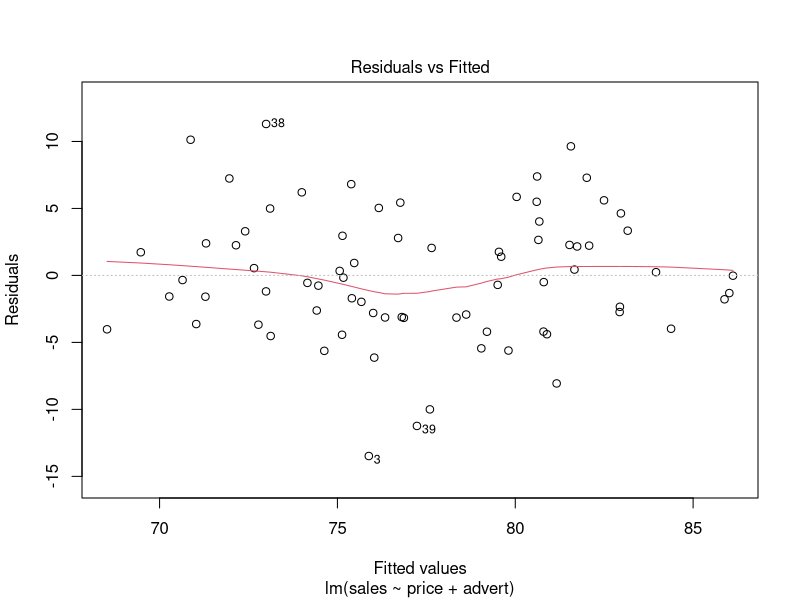
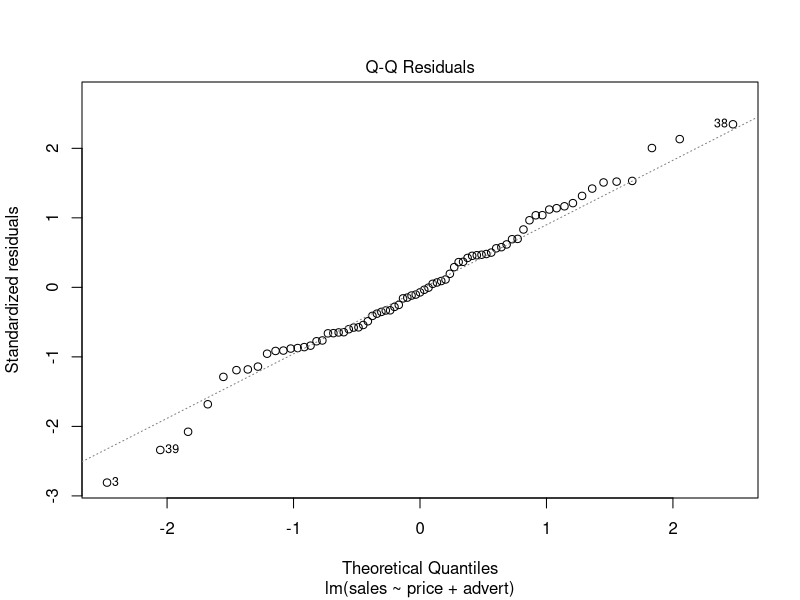
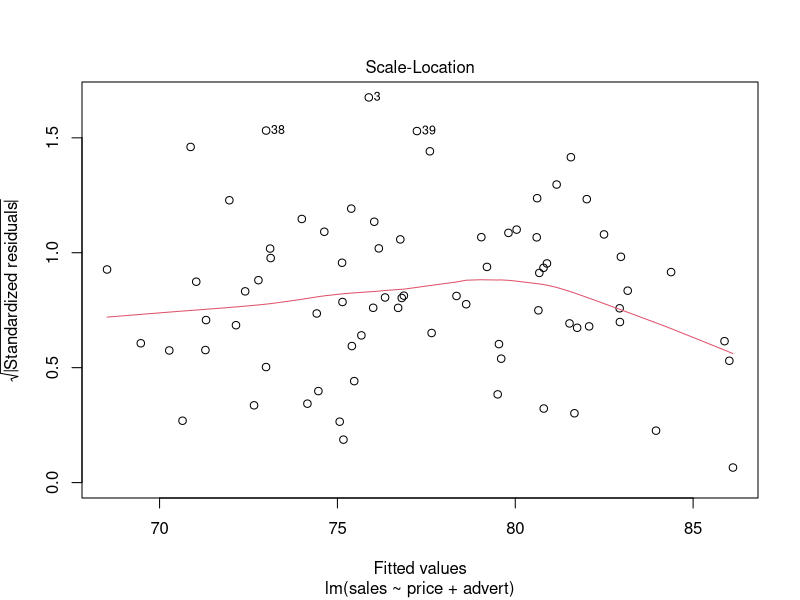
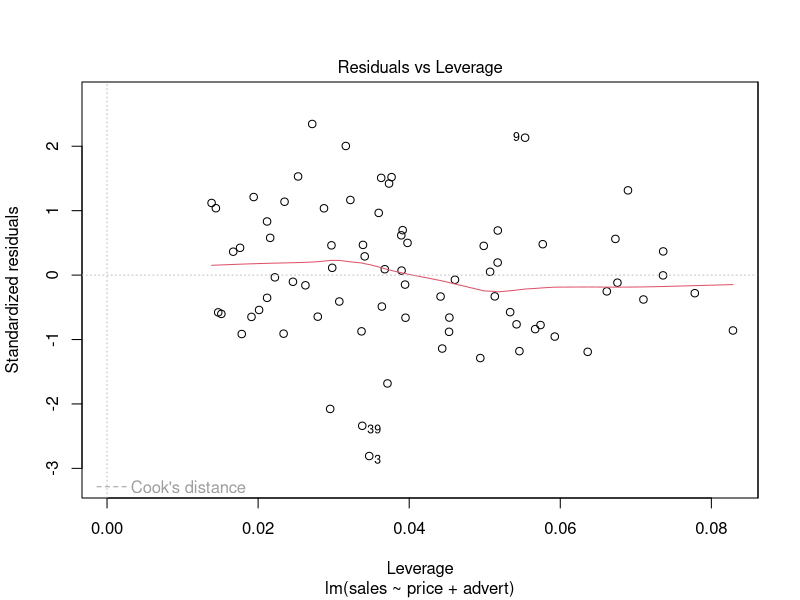
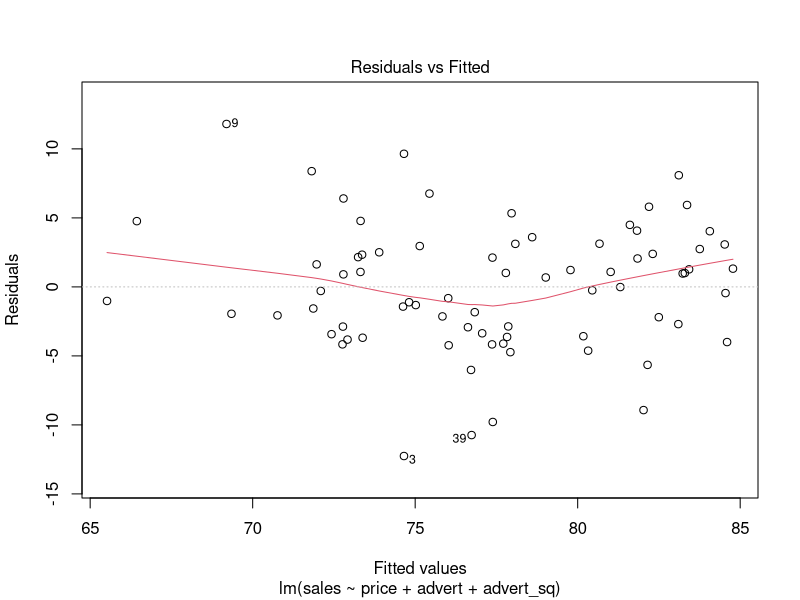
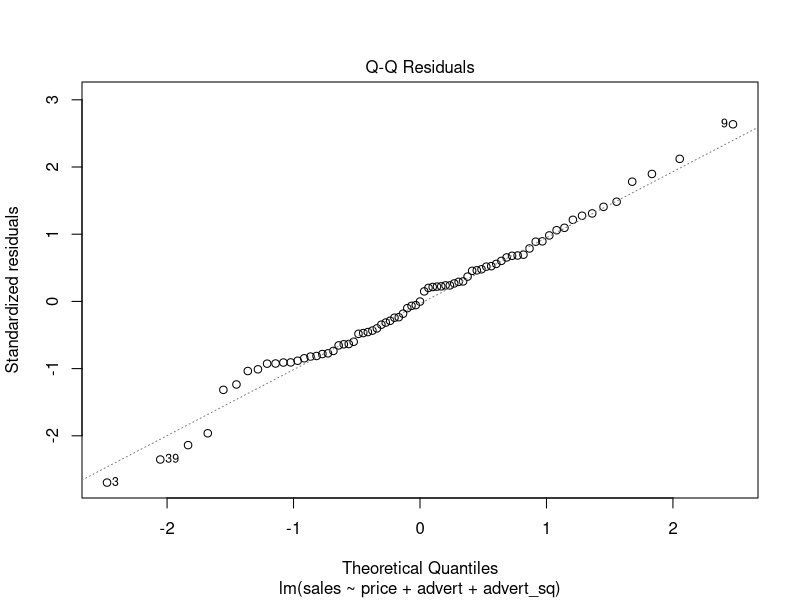
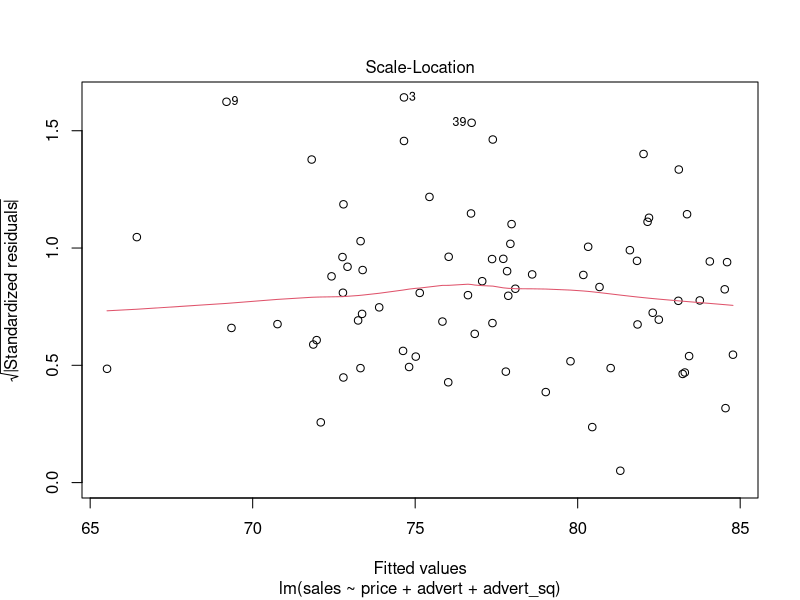
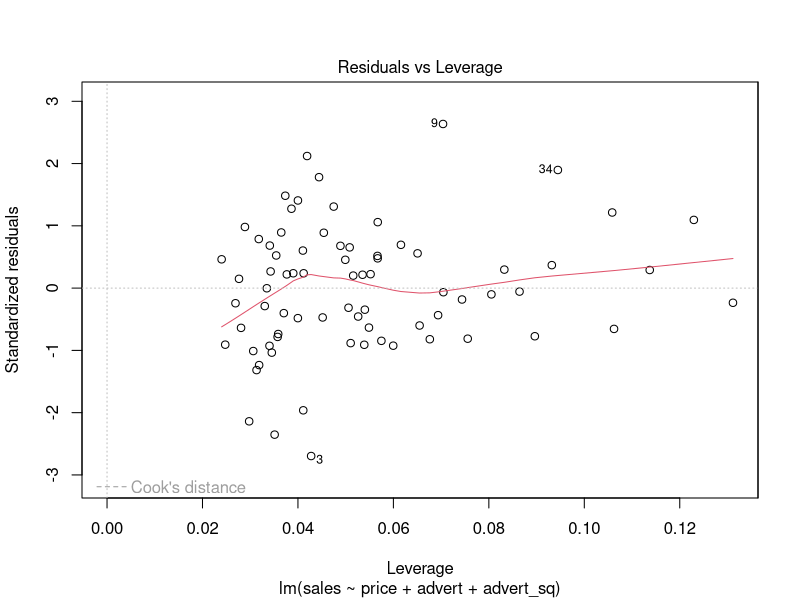

Source code (R) for these figures, in order:
# Script Homework_2
# due 12/05/2022
# Iby 11701349
# Pacher 12026049


library("tidyverse")

library(haven)
andy <- read_dta("andy.dta")
view(andy)


# 2 a)
# Regression model: x1 = price, x2 = advertising
andy_lm <- lm(sales ~ price + advert, data = andy)
summary(andy_lm)

plot(andy_lm)

# advertising^2
advert_sq <- andy$advert^2
advert_sq
andy$advert

# Regression model: x1 = price, x2 = advertising, x3 = advertising^2
andy_lm_ads_sq <- lm(sales ~ price + advert + advert_sq, data = andy)
summary(andy_lm_ads_sq)

plot(andy_lm_ads_sq)

cor(andy$price,andy$advert)
cor(andy$price,advert_sq)
cor(andy$advert,advert_sq)

# The coefficients for price hardly differ from the two models as advertising and advertising squared hardly effect price.
# The coefficients for advertising differ a lot between the two models as advertising and advertising squared are highly correlated.


# this is a test 